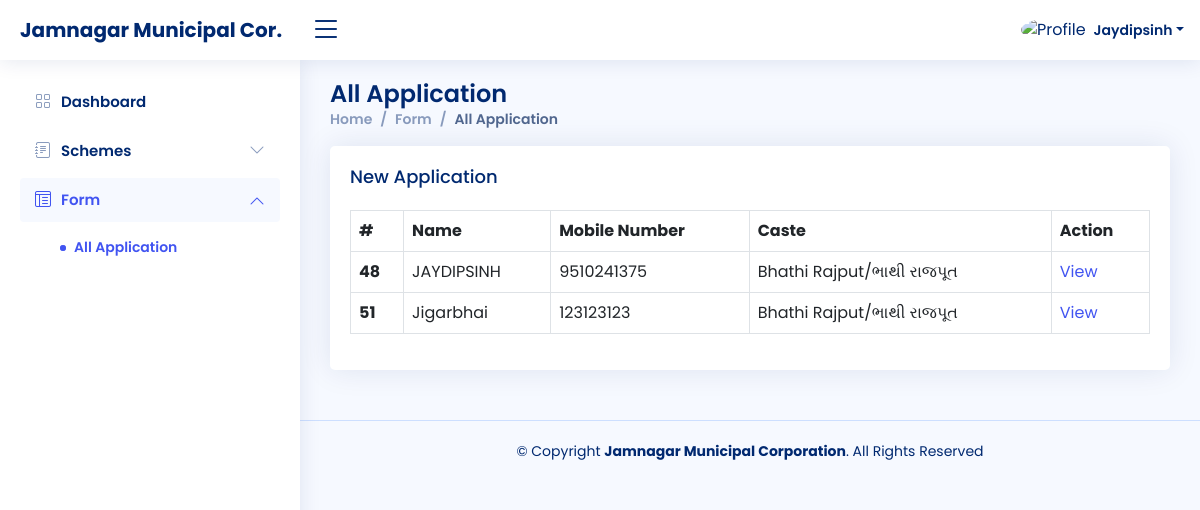
Page /all-form.php on the committed database.
### tables this page shows
CREATE TABLE `userdata` (
  `id` int(100) NOT NULL,
  `name` varchar(500) NOT NULL,
  `email` varchar(100) NOT NULL,
  `uname` varchar(100) NOT NULL,
  `password` varchar(50) NOT NULL
);

CREATE TABLE `forms` (
  `id` int(6) NOT NULL,
  `fullname` varchar(191) NOT NULL,
  `dob` date NOT NULL,
  `email` varchar(191) NOT NULL,
  `mobile` varchar(191) NOT NULL,
  `gender` enum('male','female') NOT NULL,
  `aadhar` varchar(191) NOT NULL,
  `fathername` varchar(191) NOT NULL,
  `relation` enum('દીકરો/પુત્ર','પુત્રી') NOT NULL,
  `caste` enum('Bhathi Rajput/ભાથી રાજપૂત','Charan gadhvi/ચારણ ગઢવી','Chaudhary/ચૌધરી','Prajapati/પ્રજાપતિ') NOT NULL,
  `district` enum('Banaskantha') NOT NULL,
  `taluka` enum('Vav','Tharad','Dhanera','Dantiwada','Vadgam','Palanpur','Deesa','Deodar','Bhabhar','Kankrej') NOT NULL,
  `village` enum('Pasvadal','Malosana','Majadar','Teniwada','Basu','Bharkawada') NOT NULL,
  `IncomeProof` varchar(191) NOT NULL,
  `annualincome` varchar(191) NOT NULL,
  `issuedate` date NOT NULL,
  `CasteCertificate` varchar(191) NOT NULL,
  `Certificatenumber` varchar(191) NOT NULL,
  `Photo` varchar(191) NOT NULL,
  `remark` varchar(500) NOT NULL,
  `fstatus` enum('Pending','Approved','Cancelled') NOT NULL DEFAULT 'Pending'
);

### all-form.php (the view, shortened to what this page needs)
<?php
require 'dbcon.php';
?>
<!DOCTYPE html>
<html lang="en">
<head>
  <link href="assets/vendor/bootstrap/css/bootstrap.min.css" rel="stylesheet">
  <link href="assets/vendor/bootstrap-icons/bootstrap-icons.css" rel="stylesheet">
  <link href="assets/vendor/boxicons/css/boxicons.min.css" rel="stylesheet">
  <link href="assets/vendor/quill/quill.snow.css" rel="stylesheet">
  <link href="assets/vendor/quill/quill.bubble.css" rel="stylesheet">
  <link href="assets/vendor/remixicon/remixicon.css" rel="stylesheet">
  <link href="assets/vendor/simple-datatables/style.css" rel="stylesheet">
  <link href="assets/css/style.css" rel="stylesheet">
</head>
<body>
  <header id="header" class="header fixed-top d-flex align-items-center">
    <div class="d-flex align-items-center justify-content-between">
      <a href="" class="logo d-flex align-items-center">
        <span class="d-none d-lg-block" style="font-size: 20px;">Jamnagar Municipal Cor.</span>
      </a>
      <i class="bi bi-list toggle-sidebar-btn"></i>
    </div>
    <nav class="header-nav ms-auto">
      <ul class="d-flex align-items-center">
        <li class="nav-item dropdown pe-3">
          <a class="nav-link nav-profile d-flex align-items-center pe-0" href="#" data-bs-toggle="dropdown">
            <img src="https://cdn.icon-icons.com/icons2/2643/PNG/512/male_boy_person_people_avatar_icon_159358.png"
              alt="Profile" class="rounded-circle">
            <?php
            $sqll = "select * from `userdata`";
            $resultt = mysqli_query($con, $sqll);
            if ($resultt) {
              while ($row = mysqli_fetch_assoc($resultt)) {
                $uname = $row['name'];
                echo '<span class="d-none d-md-block dropdown-toggle ps-2">' . $uname . '</span>';
              }
            }
            ?>
          </a>
        </li>
      </ul>
    </nav>
  </header>
  <aside id="sidebar" class="sidebar">
    <ul class="sidebar-nav" id="sidebar-nav">
      <li class="nav-item">
        <a class="nav-link collapsed" href="dashboard.php">
          <i class="bi bi-grid"></i>
          <span>Dashboard</span>
        </a>
      </li>
      <li class="nav-item">
        <a class="nav-link collapsed" data-bs-target="#forms-nav" data-bs-toggle="collapse" href="#">
          <i class="bi bi-journal-text"></i><span>Schemes</span><i class="bi bi-chevron-down ms-auto"></i>
        </a>
      </li>
      <li class="nav-item">
        <a class="nav-link " data-bs-target="#tables-nav" data-bs-toggle="collapse" href="#">
          <i class="bi bi-layout-text-window-reverse"></i><span>Form</span><i class="bi bi-chevron-down ms-auto"></i>
        </a>
        <ul id="tables-nav" class="nav-content collapse show" data-bs-parent="#sidebar-nav">
          <li>
            <a href="all-form.html" class="active">
              <i class="bi bi-circle"></i><span>All Application</span>
            </a>
          </li>
        </ul>
      </li>
    </ul>
  </aside>
  <main id="main" class="main">
    <div class="pagetitle">
      <h1>All Application</h1>
      <nav>
        <ol class="breadcrumb">
          <li class="breadcrumb-item"><a href="dashboard.php">Home</a></li>
          <li class="breadcrumb-item">Form</li>
          <li class="breadcrumb-item active">All Application</li>
        </ol>
      </nav>
    </div>
    <div class="card">
      <div class="card-body">
        <h5 class="card-title">New Application</h5>
        <div class="scrolltable">
          <table class="table table-bordered" id="table-scroll">
            <thead>
              <tr>
                <th scope="col">#</th>
                <th scope="col">Name</th>
                <th scope="col">Mobile Number</th>
                <th scope="col">Caste</th>
                <th scope="col">Action</th>
              </tr>
            </thead>
            <tbody>
              <?php
              $query = "SELECT * FROM forms";
              $query_run = mysqli_query($con, $query);
              if (mysqli_num_rows($query_run) > 0) {
                foreach ($query_run as $user) {
                  ?>
                  <tr>
                    <th scope="row">
                      <?= $user['id']; ?>
                    </th>
                    <td>
                      <?= $user['fullname']; ?>
                    </td>
                    <td>
                      <?= $user['mobile']; ?>
                    </td>
                    <td>
                      <?= $user['caste']; ?>
                    </td>
                    <td><a href="view-data.php?id=<?= $user['id']; ?>">View</a></td>
                  </tr>
                  <?php
                }
              } else {
                echo "<h5> No Record Found </h5>";
              }
              ?>
            </tbody>
          </table>
        </div>
      </div>
    </div>
  </main>
  <footer id="footer" class="footer">
    <div class="copyright">
      &copy; Copyright <strong><span>Jamnagar Municipal Corporation</span></strong>. All Rights Reserved
    </div>
  </footer>
</body>
</html>

### assets/css/style.css (style rules this page uses)
:root { scroll-behavior: smooth; }
* { font-family: 'Poppins', sans-serif !important; }
body { background: #f6f9ff; color: #444444; }
a { color: #4154f1; text-decoration: none; }
h1, h2, h3, h4, h5, h6 { font-family: "Nunito", sans-serif; }
#main { margin-top: 60px; padding: 20px 30px; transition: all 0.3s; }
.pagetitle { margin-bottom: 10px; }
.pagetitle h1 { font-size: 24px; margin-bottom: 0; font-weight: 600; color: #012970; }
.card { margin-bottom: 30px; border: none; border-radius: 5px; box-shadow: 0px 0 30px rgba(1, 41, 112, 0.1); }
.card-title { padding: 20px 0 15px 0; font-size: 18px; font-weight: 500; color: #012970; font-family: "Poppins", sans-serif; }
.card-body { padding: 0 20px 20px 20px; }
.breadcrumb { font-size: 14px; font-family: "Nunito", sans-serif; color: #899bbd; font-weight: 600; }
.breadcrumb a { color: #899bbd; transition: 0.3s; }
.breadcrumb .breadcrumb-item::before { color: #899bbd; }
.breadcrumb .active { color: #51678f; font-weight: 600; }
.logo { line-height: 1; }
@media (min-width: 1200px) { .logo { width: 280px; } }
.logo span { font-size: 26px; font-weight: 700; color: #012970; font-family: "Nunito", sans-serif; }
.header { transition: all 0.5s; z-index: 997; height: 60px; box-shadow: 0px 2px 20px rgba(1, 41, 112, 0.1); background-color: #fff; padding-left: 20px; }
.header .toggle-sidebar-btn { font-size: 32px; padding-left: 10px; cursor: pointer; color: #012970; }
.header-nav ul { list-style: none; }
.header-nav>ul { margin: 0; padding: 0; }
.header-nav .nav-profile { color: #012970; }
.header-nav .nav-profile img { max-height: 36px; }
.header-nav .nav-profile span { font-size: 14px; font-weight: 600; }
.sidebar { position: fixed; top: 60px; left: 0; bottom: 0; width: 300px; z-index: 996; transition: all 0.3s; padding: 20px; overflow-y: auto; scrollbar-width: thin; scrollbar-color: #aab7cf transparent; box-shadow: 0px 0px 20px rgba(1, 41, 112, 0.1); background-color: #fff; }
@media (min-width: 1200px) { #main, #footer { margin-left: 300px; } }
.sidebar-nav { padding: 0; margin: 0; list-style: none; }
.sidebar-nav li { padding: 0; margin: 0; list-style: none; }
.sidebar-nav .nav-item { margin-bottom: 5px; }
.sidebar-nav .nav-link { display: flex; align-items: center; font-size: 15px; font-weight: 600; color: #4154f1; transition: 0.3; background: #f6f9ff; padding: 10px 15px; border-radius: 4px; }
.sidebar-nav .nav-link i { font-size: 16px; margin-right: 10px; color: #4154f1; }
.sidebar-nav .nav-link.collapsed { color: #012970; background: #fff; }
.sidebar-nav .nav-link.collapsed i { color: #899bbd; }
.sidebar-nav .nav-link .bi-chevron-down { margin-right: 0; transition: transform 0.2s ease-in-out; }
.sidebar-nav .nav-link:not(.collapsed) .bi-chevron-down { transform: rotate(180deg); }
.sidebar-nav .nav-content { padding: 5px 0 0 0; margin: 0; list-style: none; }
.sidebar-nav .nav-content a { display: flex; align-items: center; font-size: 14px; font-weight: 600; color: #012970; transition: 0.3; padding: 10px 0 10px 40px; transition: 0.3s; }
.sidebar-nav .nav-content a i { font-size: 6px; margin-right: 8px; line-height: 0; border-radius: 50%; }
.sidebar-nav .nav-content a:hover, .sidebar-nav .nav-content a.active { color: #4154f1; }
.sidebar-nav .nav-content a.active i { background-color: #4154f1; }
.footer { padding: 20px 0; font-size: 14px; transition: all 0.3s; border-top: 1px solid #cddfff; }
.footer .copyright { text-align: center; color: #012970; }

### rows in the picture
userdata: name "Jaydipsinh"
forms: id "48", fullname "JAYDIPSINH", mobile "9510241375", caste "Bhathi Rajput/ભાથી રાજપૂત"
forms: id "51", fullname "Jigarbhai", mobile "123123123", caste "Bhathi Rajput/ભાથી રાજપૂત"
